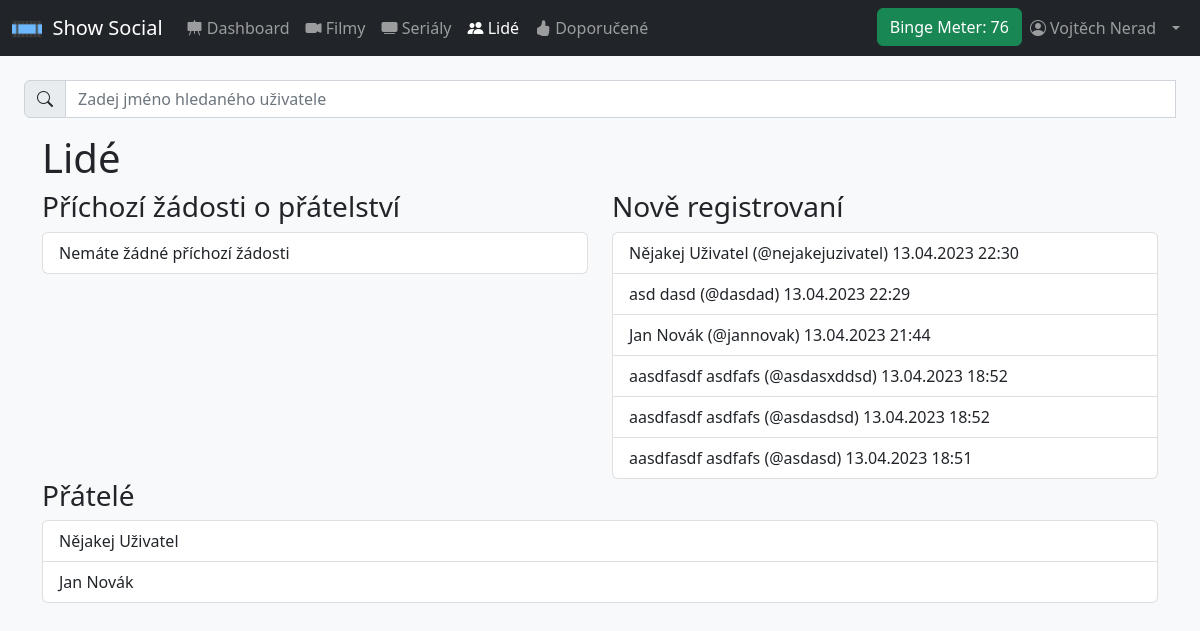
/users.php (signed in), run on the app's committed database.
### tables this page shows
CREATE TABLE `users` (
  `id` int(11) NOT NULL,
  `user_name` varchar(30) NOT NULL,
  `first_name` varchar(30) NOT NULL,
  `last_name` varchar(30) NOT NULL,
  `email` varchar(50) NOT NULL,
  `password_hash` varchar(255) NOT NULL,
  `created_at` timestamp NOT NULL DEFAULT current_timestamp() ON UPDATE current_timestamp(),
  `watch_limit` smallint(6) NOT NULL,
  `public_profile` tinyint(1) NOT NULL
);

CREATE TABLE `friendslist` (
  `requesterId` int(11) NOT NULL,
  `adresseeId` int(11) NOT NULL,
  `isConfirmed` tinyint(1) NOT NULL,
  `timestamp` timestamp NOT NULL DEFAULT current_timestamp() ON UPDATE current_timestamp()
);

### classes/dbh.class.php (called while the page is built)
<?php
class Dbh {
    private $host = "localhost";
    private $username = "root";
    private $password = "ayylmao1337";
    private $dbname = "show_social";
    public function connect() {
        $dsn = 'mysql:host=' .  $this->host .';dbname=' . $this->dbname;
        $pdo = new PDO($dsn, $this->username, $this->password);
        $pdo->setAttribute(PDO::ATTR_DEFAULT_FETCH_MODE, PDO::FETCH_ASSOC);
        return $pdo;
    }
}

### classes/User.class.php (called while the page is built, shortened)
<?php
require_once $_SERVER['DOCUMENT_ROOT'].'/classes/dbh.class.php';
class User extends Dbh {
    private $id;
    function __construct($userId) {
        $this->id = $userId;
    }
    function getFriendShips() {
        $sql = '
            SELECT
                friendslist.requesterId,
                friendslist.adresseeId,
                friendslist.isConfirmed,
                concat(u1.first_name, " ", u1.last_name) as requester_full_name,
                concat(u2.first_name, " ", u2.last_name) as adressee_full_name,
                u1.user_name as requester_user_name,
                u2.user_name as adressee_user_name
            FROM friendslist
            LEFT JOIN users u1
            ON friendslist.requesterId = u1.id
            LEFT JOIN users u2
            ON friendslist.adresseeId = u2.id
            WHERE (requesterId = (:current_user_id) AND isConfirmed = true)
            OR (adresseeId = (:current_user_id) AND isConfirmed = true);
        ';
        $statement = $this->connect()->prepare($sql);
        $statement->execute([
            ":current_user_id" => $this->id
        ]);
        return $statement->fetchAll();
    }
    function getIncomingFriendRequests() {
        $sql = '
            SELECT
                friendslist.requesterId,
                friendslist.adresseeId,
                friendslist.isConfirmed,
                concat(u1.first_name, " ", u1.last_name) as requester_full_name,
                concat(u2.first_name, " ", u2.last_name) as adressee_full_name,
                u1.user_name as requester_user_name,
                u2.user_name as adressee_user_name
            FROM friendslist
            LEFT JOIN users u1
            ON friendslist.requesterId = u1.id
            LEFT JOIN users u2
            ON friendslist.adresseeId = u2.id
            WHERE (adresseeId = (:current_user_id) AND isConfirmed = false);
        ';
        $statement = $this->connect()->prepare($sql);
        $statement->execute([
            ":current_user_id" => $this->id
        ]);
        return $statement->fetchAll();
    }
}

### classes/Users.class.php (called while the page is built, shortened)
<?php
class Users extends Dbh {
    function getLastRegisteredUsers() {
        $sql = '
            SELECT id, concat(first_name, " ", last_name) as full_name, user_name, created_at
            FROM users
            ORDER BY created_at DESC
            LIMIT 6';
        $statement = $this->connect()->query($sql)->fetchAll();
        return $statement;
    }
}

### users.php (the view, shortened to what this page needs)
<?php
require_once 'classes/dbh.class.php';
require 'classes/Users.class.php';
require_once 'classes/User.class.php';
include 'includes/header.inc.php';
require_once 'includes/searchbars/users-search.inc.php';
$isUserLogged = isset($_SESSION['user_id']);
if ($isUserLogged) {
    $loggedUser = new User($_SESSION['user_id']);
}
echo '<div class="container-sm">';
echo '<h1>Lidé</h1>';
echo '<div class="row">';
if ($isUserLogged) {
    $incomingFriendRequests = $loggedUser->getIncomingFriendRequests();
    echo '<div class="col-md">';
    echo '<h3>Příchozí žádosti o přátelství</h3>';
    echo '<div class="list-group">';
    if ($incomingFriendRequests) {
        foreach ($incomingFriendRequests as $friendRequest) {
            if ($friendRequest['requesterId'] != $_SESSION['user_id']) {
                $userId = $friendRequest['requesterId'];
                $userFullName = $friendRequest['requester_full_name'];
                $userUserName = $friendRequest['requester_user_name'];
            } else {
                $userId = $friendRequest['adresseeId'];
                $userFullName = $friendRequest['adressee_full_name'];
                $userUserName = $friendRequest['adressee_user_name'];
            }
            echo '<a href="./user.php?id=' . $userId . '" class="list-group-item list-group-item-action">' . htmlspecialchars($userFullName) . ' (@' . htmlspecialchars($userUserName) . ')</a>';
        }
    } else {
        echo '<div class="list-group-item">Nemáte žádné příchozí žádosti</div>';
    }
    echo '</div>';
}
echo '</div>';
$users = new Users();
$lastRegisteredUsers = $users->getLastRegisteredUsers();
echo '<div class="col-md">';
echo '<h3>Nově registrovaní</h3>';
echo '<div class="list-group">';
if ($lastRegisteredUsers) {
    foreach ($lastRegisteredUsers as $user) {
        $createdAtDate = date_create($user['created_at']);
        echo '<a href="./user.php?id=' . $user['id'] . '" class="list-group-item list-group-item-action">' . htmlspecialchars($user['full_name']) . ' (@' . htmlspecialchars($user['user_name']) . ') ' . date_format($createdAtDate, 'd.m.Y H:i') . '</a>';
    }
}
echo '</div>';
echo '</div>';
echo '</div>';
if ($isUserLogged) {
    echo '<div>';
    echo '<h3>Přátelé</h3>';
    echo '<div class="list-group">';
    $userFriendShips = $loggedUser->getFriendShips();
    if ($userFriendShips) {
        foreach ($userFriendShips as $friendship) {
            if ($friendship['requesterId'] != $_SESSION['user_id']) {
                $userId = $friendship['requesterId'];
                $userFullName = $friendship['requester_full_name'];
            } else {
                $userId = $friendship['adresseeId'];
                $userFullName = $friendship['adressee_full_name'];
            }
            echo '<a href="./user.php?id=' . $userId . '" class="list-group-item list-group-item-action">';
            echo $userFullName;
            echo '</a>';
        }
    } else {
        echo '<p>Nemáte přidané žádné přátele.</p>';
    }
    echo '</div>';
    echo '</div>';
}
?>
<?php
echo '</div>';
include 'includes/footer.inc.php';

### data on the page
users: full_name "Nějakej Uživatel", user_name "nejakejuzivatel", created_at "13.04.2023 22:30"
users: full_name "asd dasd", user_name "dasdad", created_at "13.04.2023 22:29"
users: full_name "Jan Novák", user_name "jannovak", created_at "13.04.2023 21:44"
users: full_name "aasdfasdf asdfafs", user_name "asdasxddsd", created_at "13.04.2023 18:52"
users: full_name "aasdfasdf asdfafs", user_name "asdasdsd", created_at "13.04.2023 18:52"
users: full_name "aasdfasdf asdfafs", user_name "asdasd", created_at "13.04.2023 18:51"
friendslist: userFullName "Nějakej Uživatel"
friendslist: userFullName "Jan Novák"

### other printed values
$seenPercentage "76"
$_SESSION['first_name'] "Vojtěch"
$_SESSION['last_name'] "Nerad"
